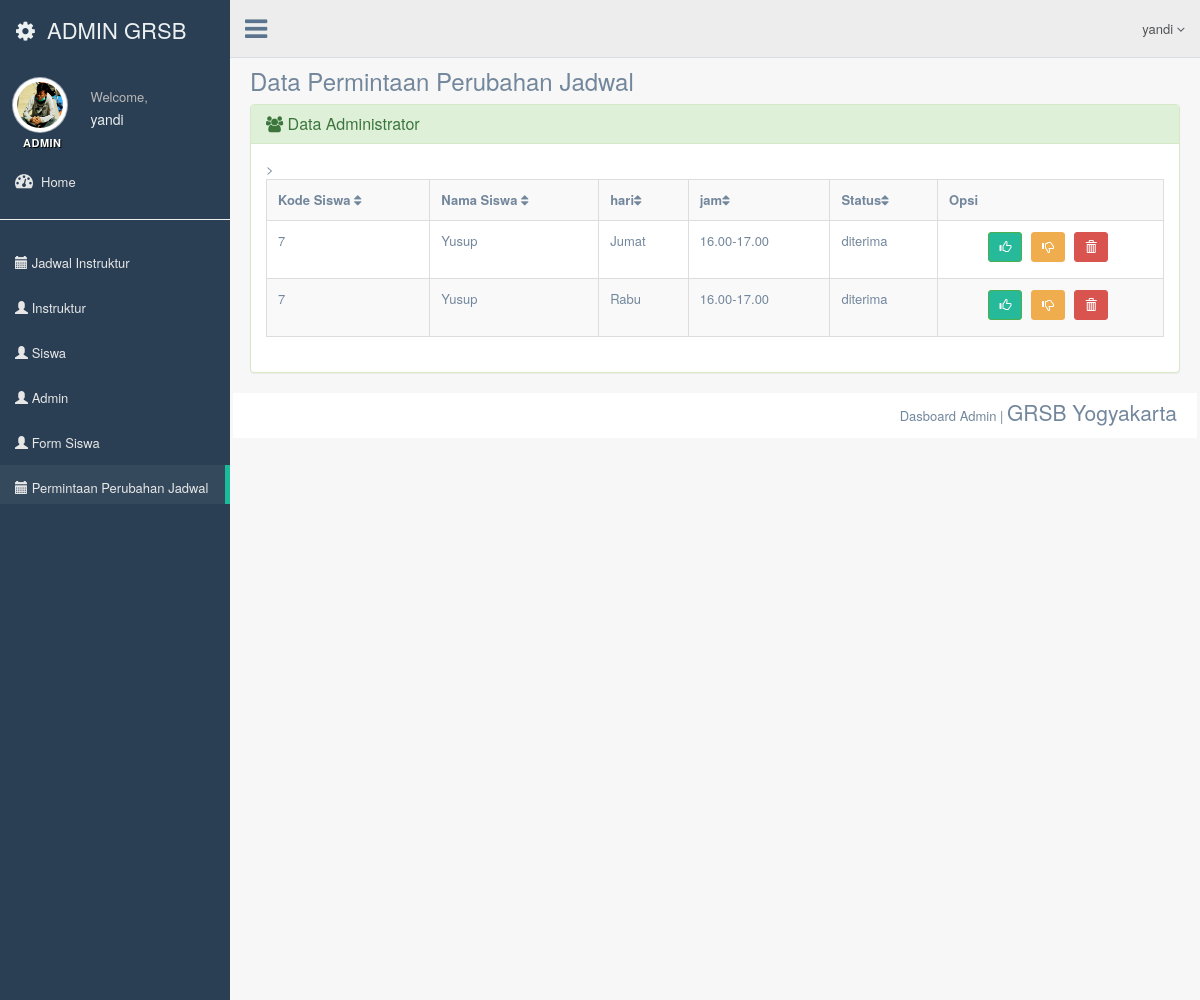
The app's page /admin/ubahjadwal.php (signed in) with its own data.
### tables this page shows
CREATE TABLE IF NOT EXISTS `tb_berubah_jadwal` (
`kd` int(10) NOT NULL,
  `kd_siswa` int(50) DEFAULT NULL,
  `hari` varchar(50) DEFAULT NULL,
  `jam` varchar(50) DEFAULT NULL,
  `status` varchar(50) DEFAULT NULL
);

CREATE TABLE IF NOT EXISTS `tb_siswa` (
`kd_siswa` int(10) NOT NULL,
  `nama_siswa` varchar(50) DEFAULT NULL,
  `ttl_siswa` date DEFAULT NULL,
  `jk_siswa` varchar(15) DEFAULT NULL,
  `alamat_siswa` varchar(200) DEFAULT NULL,
  `ortu_siswa` varchar(50) DEFAULT NULL,
  `agama` varchar(50) DEFAULT NULL,
  `photo_siswa` varchar(100) DEFAULT NULL,
  `password_siswa` varchar(100) DEFAULT NULL,
  `th_masuk` varchar(50) DEFAULT NULL,
  `kd_kelas` int(10) DEFAULT NULL,
  `status` varchar(5) NOT NULL,
  `hari` varchar(10) NOT NULL,
  `jam` varchar(15) NOT NULL,
  `tmpt_lahir_siswa` varchar(35) NOT NULL
);

### admin/ubahjadwal.php (the view, shortened to what this page needs)
<!DOCTYPE html>
<html lang="en">
    <head>
        <link href="asset/css/bootstrap.min.css" rel="stylesheet">
        <link href="asset/fonts/css/font-awesome.min.css" rel="stylesheet">
        <link href="asset/css/animate.min.css" rel="stylesheet">
        <link href="asset/css/custom.css" rel="stylesheet">
        <link rel="stylesheet" type="text/css" href="asset/css/maps/jquery-jvectormap-2.0.1.css" />
        <link href="asset/css/icheck/flat/green.css" rel="stylesheet" />
        <link href="asset/css/floatexamples.css" rel="stylesheet" type="text/css" />
    </head>
    <body class="nav-md">
        <div class="container body">
            <div class="main_container">
                <div class="col-md-3 left_col">
                    <div class="left_col scroll-view">
                        <div class="navbar nav_title" style="border: 0;">
                            <a href="index.php" class="site_title"><i class="fa fa-gear"></i> <span>ADMIN GRSB</span></a>
                        </div>
                        <div class="profile">
                            <div class="profile_pic">
                                <img src="asset/<?php echo $_SESSION['photo_admin'] ?>" alt="..." class="img-circle profile_img">
                            </div>
                            <div class="profile_info">
                                <span>Welcome,</span>
                                <h2><?php echo $_SESSION['nama_admin']; ?></h2>
                            </div>
                        </div>
                        <br />
                        <div id="sidebar-menu" class="main_menu_side hidden-print main_menu">
                            <div class="menu_section">
                                <h3>Admin</h3>
                                <?php include 'sideMenu.php'; ?>
                            </div>
                        </div>
                    </div>
                </div>
                <div class="top_nav">
                    <div class="nav_menu">
                        <nav class="" role="navigation">
                            <div class="nav toggle">
                                <a id="menu_toggle"><i class="fa fa-bars"></i></a>
                            </div>
                            <ul class="nav navbar-nav navbar-right">
                                <li class="">
                                    <a href="javascript:;" class="user-profile dropdown-toggle" data-toggle="dropdown" aria-expanded="false">
                                        <?php echo $_SESSION['nama_admin']; ?>
                                        <span class=" fa fa-angle-down"></span>
                                    </a>
                                </li>
                            </ul>
                        </nav>
                    </div>
                </div>
                <div class="right_col" role="main">
                <section class="wrapper">
                        <h3>Data Permintaan Perubahan Jadwal</h3>
                        <div class="row mt">
                            <div class="col-lg-12">
                                <div class="panel panel-success">
                                    <div class="panel-heading">
                                        <h3 class="panel-title"><i class="fa fa-users"></i> Data Administrator </h3>
                                    </div>
                                    <div class="panel-body">
                                        <div class="table-responsive">
                                            <?php
                                            $query1 = "select tb_berubah_jadwal.*, tb_siswa.nama_siswa, tb_siswa.kd_siswa from tb_siswa, tb_berubah_jadwal where tb_siswa.kd_siswa=tb_berubah_jadwal.kd_siswa";
                                            $tampil = mysql_query($query1) or die(mysql_error());
                                            ?>
                                            <table class="table table-responsive table-bordered table-hover table-striped tablesorter">
                                                <tr>
                                                    <th>Kode Siswa <i class="fa fa-sort"></i></th>
                                                    <th>Nama Siswa <i class="fa fa-sort"></i></th>
                                                    <th>hari<i class="fa fa-sort"></i></th>
                                                    <th>jam<i class="fa fa-sort"></i></th>
                                                    <th>Status<i class="fa fa-sort"></i></th>>
                                                    <th>Opsi</th>
                                                </tr>
                                                <?php while ($data = mysql_fetch_array($tampil)) {
                                                    ?>
                                                    <tr>
                                                        <td><?php echo $data['kd_siswa']; ?></td>
                                                        <td><?php echo $data['nama_siswa']; ?></td>
                                                        <td><?php echo $data['hari']; ?></td>
                                                        <td><?php echo $data['jam']; ?></td>
                                                        <td><?php echo $data['status']; ?></td>
                                                        <td><center><a class="btn btn-sm btn-success tooltips" data-placement="bottom" data-original-title="Edit Admin" href="terimajadwal.php?kd=<?php echo $data['kd']; ?>&kd_siswa=<?php echo $data['kd_siswa']; ?>&hari=<?php echo $data['hari']; ?>&jam=<?php echo $data['jam']; ?>"><span class="glyphicon glyphicon-thumbs-up"></span></a>
                                                        <a class="btn btn-sm btn-warning tooltips" data-placement="bottom" data-original-title="Edit Admin" href="tolakjadwal.php?kd=<?php echo $data['kd']; ?>"><span class="glyphicon glyphicon-thumbs-down"></span></a>
                                                        <a class="btn btn-sm btn-danger tooltips" data-placement="bottom" data-original-title="Hapus Siswa" href="hapusubahjadwal.php?kd=<?php echo $data['kd']; ?>" onclick="return confirm('Yakin ingin menghapus data ini?')"><span class="glyphicon glyphicon-trash"></a>
                                                        </td>
                                                    <?php
                                                }
                                                ?>
                                            </table>
                                        </div>
                                    </div>
                                </div>
                            </div>
                        </div>
                    </section>
            <footer>
                <div class="">
                    <p class="pull-right">Dasboard Admin |
                        <span class="lead">GRSB Yogyakarta</span>
                    </p>
                </div>
                <div class="clearfix"></div>
            </footer>
        </div>
    </div>
</div>
<div id="custom_notifications" class="custom-notifications dsp_none">
    <div class="clearfix"></div>
</div>
</body>
</html>

### records on screen
tb_berubah_jadwal: kd_siswa.kd_siswa "7", kd_siswa.nama_siswa "Yusup", hari "Jumat", jam "16.00-17.00", status "diterima"
tb_berubah_jadwal: kd_siswa.kd_siswa "7", kd_siswa.nama_siswa "Yusup", hari "Rabu", jam "16.00-17.00", status "diterima"

### other values on screen
$_SESSION['nama_admin'] "yandi"
